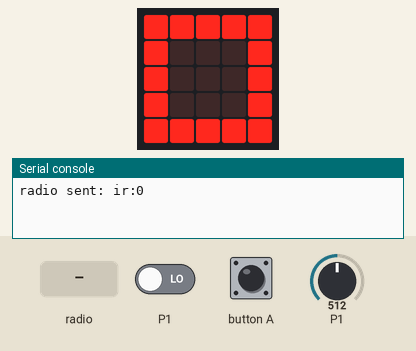
Recording of a program running on a simulated BBC micro:bit (MakeCode). Parts: the board's 5×5 LED display, the last lines printed to the serial console. The test bench sets the inputs (shaded band); at power-on: P1 LOW, P1 = 512 (analog values on the 0–1023 scale). No radio messages arrive unless stated (any console line starting 'radio sent:' is added by the test bench).

Above: at 1.8 s.
1.9 s: button A pressed for 0.15 s
At 3.2 s:
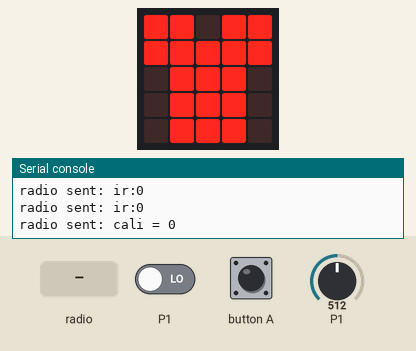
3.5 s: radio message "cali=2" arrives
At 3.8 s:
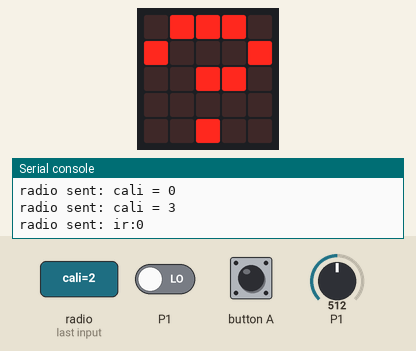
Timing chart, 0 to 6.5 s (numbered marks = the images above; inputs shaded):
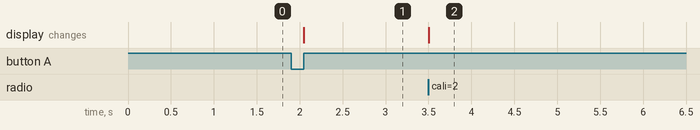

The program:

IoT_room.py
```python
def on_button_pressed_a():
    global total_strength, total_counter, threshold,adj
    basic.show_icon(IconNames.TSHIRT)
    radio.send_value("cali", 0)
    total_strength = 0
    total_counter = 0
    threshold = 0
    adj=1
input.on_button_pressed(Button.A, on_button_pressed_a)

def on_received_value(name, value):
    global total_strength, total_counter, threshold, human, humantime,adj
    if name == "dog" and radio.received_packet(RadioPacketProperty.SIGNAL_STRENGTH) > threshold:
        radio.send_value("violate", value)
        radio.send_string("violate:" + ("" + str(value)) + ":" + ("" + str(RoomNumber)))
        radio.send_value("rssi",
            radio.received_packet(RadioPacketProperty.SIGNAL_STRENGTH))
    if name == "cali" and value == 1 and adj==1:
        total_strength += radio.received_packet(RadioPacketProperty.SIGNAL_STRENGTH)
        total_counter += 1
    if name == "cali" and value == 2 and adj==1:
        avg_sig = total_strength / total_counter
        threshold = avg_sig
        radio.send_value("cali", 3)
        basic.show_number(avg_sig)
        adj=0
    if name == "human" and value == 1:
        human = 1
        humantime = 360
radio.on_received_value(on_received_value)

adj=0
humantime = 0
human = 0
total_counter = 0
total_strength = 0
RoomNumber = 0
threshold = 0
threshold = -50
RoomNumber = 1
timecounter=0
infra=0
radio.set_group(107)
basic.show_icon(IconNames.SQUARE)

def on_forever():
    global humantime, human,timecounter
    basic.pause(1000)
    if humantime > 0:
        humantime = humantime - 1
    if human == 1 and humantime == 0:
        human = 0
    if human==0:
        infrared=pins.analog_read_pin(AnalogPin.P1)
        infrared_d= pins.digital_read_pin(DigitalPin.P1)
        radio.send_string("ir:"+str(infrared_d))
    if timecounter>0:
        timecounter= timecounter-1
        if human==0:
            radio.send_string("time_to_next"+str(timecounter))
    if timecounter<=0 and infrared_d==1 and human <=0:
        radio.send_string("motion:" + ("" + str(1)) + ":" + ("" + str(RoomNumber)))
        timecounter=30
basic.forever(on_forever)
```

Measured:
- after the input at 1.9 s, the display: changes after 0.15 s (image 1)
- after the input at 3.5 s, the display: changes at once (image 2)
